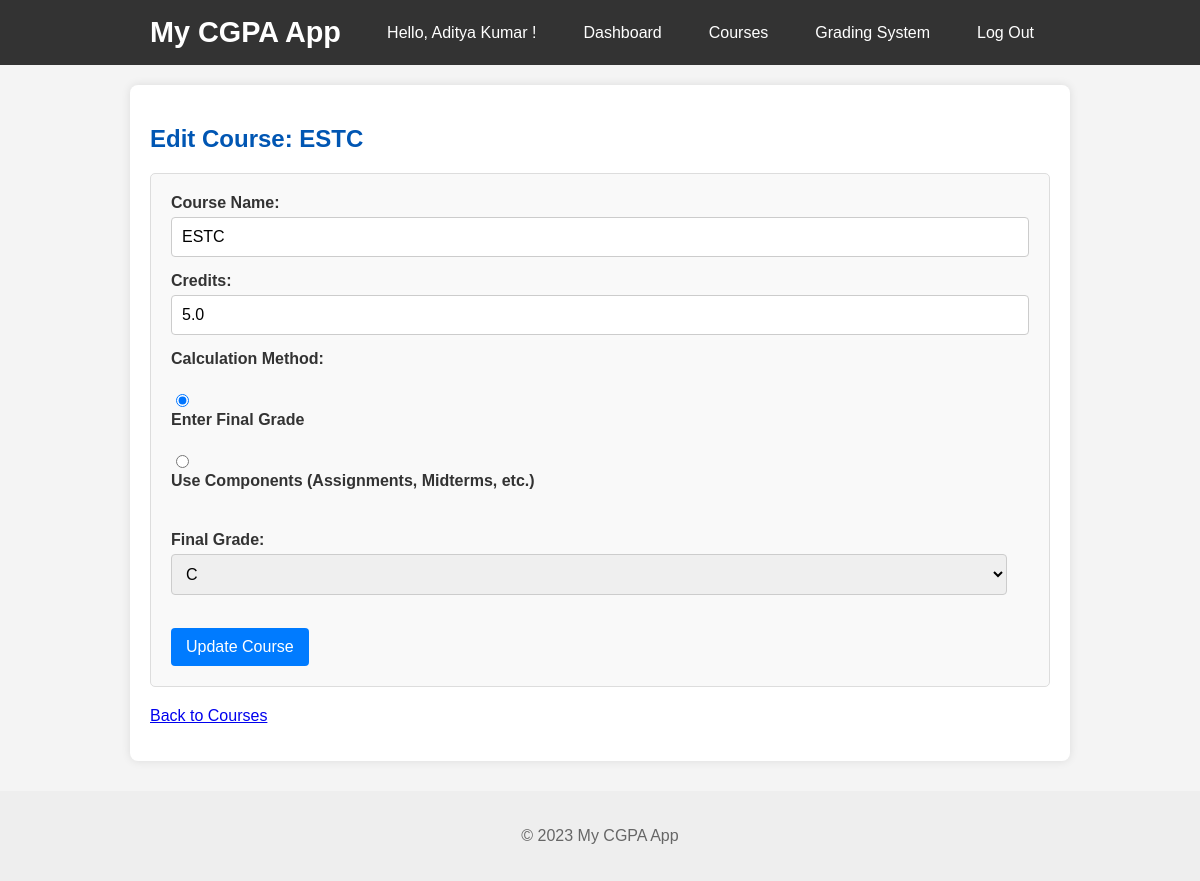
Screenshot of /edit_course/3 (signed in) with the database file from the repository.
### tables this page shows
CREATE TABLE users (
            id INTEGER PRIMARY KEY AUTOINCREMENT,
            username TEXT UNIQUE NOT NULL,
            password TEXT NOT NULL
        );

CREATE TABLE courses (
            id INTEGER PRIMARY KEY AUTOINCREMENT,
            user_id INTEGER NOT NULL,
            name TEXT NOT NULL,
            credits REAL NOT NULL,
            calculation_method TEXT DEFAULT 'final_grade', -- 'final_grade' or 'components'
            final_grade_letter TEXT, -- Stored if method is 'final_grade' or calculated from components
            final_grade_point REAL,  -- Stored if method is 'final_grade' or calculated from components
            FOREIGN KEY (user_id) REFERENCES users(id) ON DELETE CASCADE
        );

### app.py (the view, shortened to what this page needs)
@app.route('/edit_course/<int:course_id>', methods=('GET', 'POST'))
def edit_course(course_id):
    if g.user is None:
        return redirect(url_for('login'))
    db = get_db()
    cursor = db.cursor()
    course = cursor.execute("SELECT * FROM courses WHERE id = ? AND user_id = ?", (course_id, g.user['id'])).fetchone()
    if course is None:
        db.close()
        flash('Course not found or you do not have permission to edit it.', 'danger')
        return redirect(url_for('courses'))
    db.close() # Close DB connection for GET
    available_grades = sorted(g.grading_system.keys(), key=lambda x: g.grading_system[x], reverse=True)
    return render_template('edit_course.html', course=course, available_grades=available_grades)

### app.py (called while the page is built)
def get_user_grading_system(user_id):
    db = get_db()
    cursor = db.cursor()
    cursor.execute("SELECT grade_letter, grade_point FROM grading_systems WHERE user_id = ?", (user_id,))
    grading_system_rows = cursor.fetchall()
    db.close()
    grading_system_map = {row['grade_letter'].upper(): row['grade_point'] for row in grading_system_rows}
    return grading_system_map

@app.before_request
def load_logged_in_user():
    user_id = session.get('user_id')
    if user_id is None:
        g.user = None
        g.grading_system = {} # No grading system if not logged in
    else:
        db = get_db()
        cursor = db.cursor()
        g.user = cursor.execute("SELECT * FROM users WHERE id = ?", (user_id,)).fetchone()
        db.close()
        g.grading_system = get_user_grading_system(user_id) # Load user's grading system

@app.teardown_appcontext
def close_connection(exception):
    db = getattr(g, '_database', None)
    if db is not None:
        db.close()

### database.py (called while the page is built)
def get_db():
    conn = sqlite3.connect(DATABASE)
    conn.row_factory = sqlite3.Row # This makes rows behave like dictionaries
    return conn

### templates/edit_course.html (shortened to what this page needs)
{% extends 'base.html' %}
{% block content %}
    <h2>Edit Course: {{ course.name }}</h2>
    <form method="post">
        <label for="name">Course Name:</label>
        <input type="text" id="name" name="name" value="{{ course.name }}" required>
        <label for="credits">Credits:</label>
        <input type="number" id="credits" name="credits" step="0.5" min="0.5" value="{{ course.credits }}" required>
        <label>Calculation Method:</label><br>
        <input type="radio" id="edit_method_final_grade" name="calculation_method" value="final_grade"
               {% if course.calculation_method == 'final_grade' %}checked{% endif %}>
        <label for="edit_method_final_grade">Enter Final Grade</label><br>
        <input type="radio" id="edit_method_components" name="calculation_method" value="components"
               {% if course.calculation_method == 'components' %}checked{% endif %}>
        <label for="edit_method_components">Use Components (Assignments, Midterms, etc.)</label>
        <br><br>
        <div id="edit_final_grade_input_section">
            <label for="grade_letter">Final Grade:</label>
            <select id="grade_letter" name="grade_letter">
                {% if available_grades %}
                    {% for grade in available_grades %}
                        <option value="{{ grade }}"
                                {% if grade == course.final_grade_letter %}selected{% endif %}>
                            {{ grade }}
                        </option>
                    {% endfor %}
                {% else %}
                    <option value="">No grades defined. Please go to <a href="{{ url_for('grading_system') }}">Grading System</a> to add some!</option>
                {% endif %}
            </select>
        </div>
        <br>
        <button type="submit">Update Course</button>
    </form>
    <p><a href="{{ url_for('courses') }}">Back to Courses</a></p>
{% endblock %}

### templates/base.html (shortened to what this page needs)
<!DOCTYPE html>
<html lang="en">
<head>
    <link rel="stylesheet" href="{{ url_for('static', filename='style.css') }}">
</head>
<body>
    <header>
        <nav>
            <h1><a href="{{ url_for('index') }}">My CGPA App</a></h1>
            <ul class="nav-links">
                {% if g.user %}
                    <li><span class="nav-username">Hello, {{ g.user['username'] }}!</span></li>
                    <li><a href="{{ url_for('dashboard') }}" class="nav-item">Dashboard</a></li>
                    <li><a href="{{ url_for('courses') }}" class="nav-item">Courses</a></li>
                    <li><a href="{{ url_for('grading_system') }}" class="nav-item">Grading System</a></li>
                    <li><a href="{{ url_for('logout') }}" class="nav-item">Log Out</a></li>
                {% else %}
                    <li><a href="{{ url_for('register') }}" class="nav-item">Register</a></li>
                    <li><a href="{{ url_for('login') }}" class="nav-item">Log In</a></li>
                {% endif %}
            </ul>
        </nav>
    </header>
    <main>
        {% block content %}{% endblock %}
    </main>
    <footer>
        <p>&copy; 2023 My CGPA App</p>
    </footer>
</body>
</html>

### static/style.css (style rules this page uses)
body { font-family: Arial, sans-serif; margin: 0; padding: 0; background-color: #f4f4f4; color: #333; }
header { background-color: #333; color: #fff; padding: 1rem 0; text-align: center; }
header nav { display: flex; justify-content: space-between; align-items: center; max-width: 900px; margin: 0 auto; padding: 0 20px; }
header h1 { margin: 0; font-size: 1.8rem; }
header h1 a { color: #fff; text-decoration: none; }
header ul { list-style: none; margin: 0; padding: 0; display: flex; gap: 15px; }
header ul li a, header ul li span { color: #fff; text-decoration: none; padding: 0.5rem 1rem; border-radius: 5px; transition: background-color 0.3s ease; }
main { max-width: 900px; margin: 20px auto; padding: 20px; background-color: #fff; box-shadow: 0 0 10px rgba(0, 0, 0, 0.1); border-radius: 8px; }
footer { text-align: center; padding: 20px; margin-top: 30px; background-color: #eee; color: #666; }
h2, h3 { color: #0056b3; }
form { background-color: #f9f9f9; padding: 20px; border-radius: 5px; margin-bottom: 20px; border: 1px solid #ddd; }
form label { display: block; margin-bottom: 5px; font-weight: bold; }
form input[type="text"], form input[type="password"], form input[type="number"], form select { width: calc(100% - 22px); padding: 10px; margin-bottom: 15px; border: 1px solid #ccc; border-radius: 4px; font-size: 1rem; }
form button[type="submit"] { background-color: #007bff; color: white; padding: 10px 15px; border: none; border-radius: 4px; cursor: pointer; font-size: 1rem; transition: background-color 0.3s ease; }

### rows the page displays
users: user.username "Aditya Kumar"
courses: name "ESTC", credits "5.0", calculation_method "☑ Enter Final Grade", calculation_method "☐ Use Components (Assignments, M", grade_letter "C"
